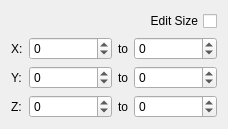
<?xml version="1.0" encoding="UTF-8"?>
<ui version="4.0">
 <class>selectionCoordWidget</class>
 <widget class="QWidget" name="selectionCoordWidget">
  <property name="geometry">
   <rect>
    <x>0</x>
    <y>0</y>
    <width>228</width>
    <height>115</height>
   </rect>
  </property>
  <property name="sizePolicy">
   <sizepolicy hsizetype="Preferred" vsizetype="Minimum">
    <horstretch>0</horstretch>
    <verstretch>0</verstretch>
   </sizepolicy>
  </property>
  <property name="windowTitle">
   <string>Form</string>
  </property>
  <layout class="QVBoxLayout" name="verticalLayout">
   <item>
    <widget class="QCheckBox" name="editSizeInput">
     <property name="layoutDirection">
      <enum>Qt::RightToLeft</enum>
     </property>
     <property name="text">
      <string>Edit Size</string>
     </property>
    </widget>
   </item>
   <item>
    <layout class="QGridLayout" name="gridLayout" columnstretch="0,1,0,1">
     <item row="0" column="0">
      <widget class="QLabel" name="label">
       <property name="text">
        <string>X:</string>
       </property>
      </widget>
     </item>
     <item row="0" column="1">
      <widget class="QSpinBox" name="xMinInput">
       <property name="minimum">
        <number>-2000000000</number>
       </property>
       <property name="maximum">
        <number>2000000000</number>
       </property>
      </widget>
     </item>
     <item row="0" column="2">
      <widget class="QLabel" name="widthLabel">
       <property name="text">
        <string>to</string>
       </property>
      </widget>
     </item>
     <item row="0" column="3">
      <widget class="QSpinBox" name="xMaxInput">
       <property name="minimum">
        <number>-2000000000</number>
       </property>
       <property name="maximum">
        <number>2000000000</number>
       </property>
      </widget>
     </item>
     <item row="1" column="0">
      <widget class="QLabel" name="label_2">
       <property name="text">
        <string>Y:</string>
       </property>
      </widget>
     </item>
     <item row="1" column="1">
      <widget class="QSpinBox" name="yMinInput">
       <property name="minimum">
        <number>-2000000000</number>
       </property>
       <property name="maximum">
        <number>2000000000</number>
       </property>
      </widget>
     </item>
     <item row="1" column="2">
      <widget class="QLabel" name="heightLabel">
       <property name="text">
        <string>to</string>
       </property>
      </widget>
     </item>
     <item row="1" column="3">
      <widget class="QSpinBox" name="yMaxInput">
       <property name="minimum">
        <number>-2000000000</number>
       </property>
       <property name="maximum">
        <number>2000000000</number>
       </property>
      </widget>
     </item>
     <item row="2" column="0">
      <widget class="QLabel" name="label_3">
       <property name="text">
        <string>Z:</string>
       </property>
      </widget>
     </item>
     <item row="2" column="1">
      <widget class="QSpinBox" name="zMinInput">
       <property name="minimum">
        <number>-2000000000</number>
       </property>
       <property name="maximum">
        <number>2000000000</number>
       </property>
      </widget>
     </item>
     <item row="2" column="2">
      <widget class="QLabel" name="lengthLabel">
       <property name="text">
        <string>to</string>
       </property>
      </widget>
     </item>
     <item row="2" column="3">
      <widget class="QSpinBox" name="zMaxInput">
       <property name="minimum">
        <number>-2000000000</number>
       </property>
       <property name="maximum">
        <number>2000000000</number>
       </property>
      </widget>
     </item>
    </layout>
   </item>
  </layout>
 </widget>
 <resources/>
 <connections/>
</ui>
